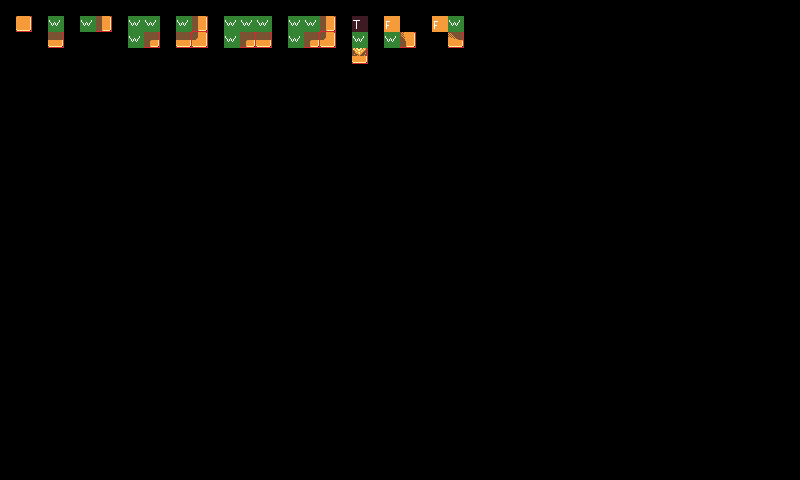

This game map was drawn from its Tiled (.tmx) file and the tilesets committed beside it. A one-line description and the full map source follow:
An orthogonal 50x30 tile map with 16x16 px tiles, 2 tile layers (input_prototype, output_base).

<map version="1.10" tiledversion="1.10.2" orientation="orthogonal" renderorder="right-down" width="50" height="30" tilewidth="16" tileheight="16" infinite="0" nextlayerid="3" nextobjectid="1">
 <tileset firstgid="1" source="../HiddenJungle_TSX.tsx" />
 <layer id="1" name="input_prototype" width="50" height="30">
  <data encoding="csv">
0,0,0,0,0,0,0,0,0,0,0,0,0,0,0,0,0,0,0,0,0,0,0,0,0,0,0,0,0,0,0,0,0,0,0,0,0,0,0,0,0,0,0,0,0,0,0,0,0,0,
0,101,0,98,0,98,101,0,98,98,0,98,101,0,98,98,98,0,98,98,101,0,104,0,101,0,0,101,98,0,0,0,0,0,0,0,0,0,0,0,0,0,0,0,0,0,0,0,0,0,
0,0,0,101,0,0,0,0,98,101,0,101,101,0,98,101,101,0,98,101,101,0,98,0,98,101,0,0,101,0,0,0,0,0,0,0,0,0,0,0,0,0,0,0,0,0,0,0,0,0,
0,0,0,0,0,0,0,0,0,0,0,0,0,0,0,0,0,0,0,0,0,0,101,0,0,0,0,0,0,0,0,0,0,0,0,0,0,0,0,0,0,0,0,0,0,0,0,0,0,0,
0,0,0,0,0,0,0,0,0,0,0,0,0,0,0,0,0,0,0,0,0,0,0,0,0,0,0,0,0,0,0,0,0,0,0,0,0,0,0,0,0,0,0,0,0,0,0,0,0,0,
0,0,0,0,0,0,0,0,0,0,0,0,0,0,0,0,0,0,0,0,0,0,0,0,0,0,0,0,0,0,0,0,0,0,0,0,0,0,0,0,0,0,0,0,0,0,0,0,0,0,
0,0,0,0,0,0,0,0,0,0,0,0,0,0,0,0,0,0,0,0,0,0,0,0,0,0,0,0,0,0,0,0,0,0,0,0,0,0,0,0,0,0,0,0,0,0,0,0,0,0,
0,0,0,0,0,0,0,0,0,0,0,0,0,0,0,0,0,0,0,0,0,0,0,0,0,0,0,0,0,0,0,0,0,0,0,0,0,0,0,0,0,0,0,0,0,0,0,0,0,0,
0,0,0,0,0,0,0,0,0,0,0,0,0,0,0,0,0,0,0,0,0,0,0,0,0,0,0,0,0,0,0,0,0,0,0,0,0,0,0,0,0,0,0,0,0,0,0,0,0,0,
0,0,0,0,0,0,0,0,0,0,0,0,0,0,0,0,0,0,0,0,0,0,0,0,0,0,0,0,0,0,0,0,0,0,0,0,0,0,0,0,0,0,0,0,0,0,0,0,0,0,
0,0,0,0,0,0,0,0,0,0,0,0,0,0,0,0,0,0,0,0,0,0,0,0,0,0,0,0,0,0,0,0,0,0,0,0,0,0,0,0,0,0,0,0,0,0,0,0,0,0,
0,0,0,0,0,0,0,0,0,0,0,0,0,0,0,0,0,0,0,0,0,0,0,0,0,0,0,0,0,0,0,0,0,0,0,0,0,0,0,0,0,0,0,0,0,0,0,0,0,0,
0,0,0,0,0,0,0,0,0,0,0,0,0,0,0,0,0,0,0,0,0,0,0,0,0,0,0,0,0,0,0,0,0,0,0,0,0,0,0,0,0,0,0,0,0,0,0,0,0,0,
0,0,0,0,0,0,0,0,0,0,0,0,0,0,0,0,0,0,0,0,0,0,0,0,0,0,0,0,0,0,0,0,0,0,0,0,0,0,0,0,0,0,0,0,0,0,0,0,0,0,
0,0,0,0,0,0,0,0,0,0,0,0,0,0,0,0,0,0,0,0,0,0,0,0,0,0,0,0,0,0,0,0,0,0,0,0,0,0,0,0,0,0,0,0,0,0,0,0,0,0,
0,0,0,0,0,0,0,0,0,0,0,0,0,0,0,0,0,0,0,0,0,0,0,0,0,0,0,0,0,0,0,0,0,0,0,0,0,0,0,0,0,0,0,0,0,0,0,0,0,0,
0,0,0,0,0,0,0,0,0,0,0,0,0,0,0,0,0,0,0,0,0,0,0,0,0,0,0,0,0,0,0,0,0,0,0,0,0,0,0,0,0,0,0,0,0,0,0,0,0,0,
0,0,0,0,0,0,0,0,0,0,0,0,0,0,0,0,0,0,0,0,0,0,0,0,0,0,0,0,0,0,0,0,0,0,0,0,0,0,0,0,0,0,0,0,0,0,0,0,0,0,
0,0,0,0,0,0,0,0,0,0,0,0,0,0,0,0,0,0,0,0,0,0,0,0,0,0,0,0,0,0,0,0,0,0,0,0,0,0,0,0,0,0,0,0,0,0,0,0,0,0,
0,0,0,0,0,0,0,0,0,0,0,0,0,0,0,0,0,0,0,0,0,0,0,0,0,0,0,0,0,0,0,0,0,0,0,0,0,0,0,0,0,0,0,0,0,0,0,0,0,0,
0,0,0,0,0,0,0,0,0,0,0,0,0,0,0,0,0,0,0,0,0,0,0,0,0,0,0,0,0,0,0,0,0,0,0,0,0,0,0,0,0,0,0,0,0,0,0,0,0,0,
0,0,0,0,0,0,0,0,0,0,0,0,0,0,0,0,0,0,0,0,0,0,0,0,0,0,0,0,0,0,0,0,0,0,0,0,0,0,0,0,0,0,0,0,0,0,0,0,0,0,
0,0,0,0,0,0,0,0,0,0,0,0,0,0,0,0,0,0,0,0,0,0,0,0,0,0,0,0,0,0,0,0,0,0,0,0,0,0,0,0,0,0,0,0,0,0,0,0,0,0,
0,0,0,0,0,0,0,0,0,0,0,0,0,0,0,0,0,0,0,0,0,0,0,0,0,0,0,0,0,0,0,0,0,0,0,0,0,0,0,0,0,0,0,0,0,0,0,0,0,0,
0,0,0,0,0,0,0,0,0,0,0,0,0,0,0,0,0,0,0,0,0,0,0,0,0,0,0,0,0,0,0,0,0,0,0,0,0,0,0,0,0,0,0,0,0,0,0,0,0,0,
0,0,0,0,0,0,0,0,0,0,0,0,0,0,0,0,0,0,0,0,0,0,0,0,0,0,0,0,0,0,0,0,0,0,0,0,0,0,0,0,0,0,0,0,0,0,0,0,0,0,
0,0,0,0,0,0,0,0,0,0,0,0,0,0,0,0,0,0,0,0,0,0,0,0,0,0,0,0,0,0,0,0,0,0,0,0,0,0,0,0,0,0,0,0,0,0,0,0,0,0,
0,0,0,0,0,0,0,0,0,0,0,0,0,0,0,0,0,0,0,0,0,0,0,0,0,0,0,0,0,0,0,0,0,0,0,0,0,0,0,0,0,0,0,0,0,0,0,0,0,0,
0,0,0,0,0,0,0,0,0,0,0,0,0,0,0,0,0,0,0,0,0,0,0,0,0,0,0,0,0,0,0,0,0,0,0,0,0,0,0,0,0,0,0,0,0,0,0,0,0,0,
0,0,0,0,0,0,0,0,0,0,0,0,0,0,0,0,0,0,0,0,0,0,0,0,0,0,0,0,0,0,0,0,0,0,0,0,0,0,0,0,0,0,0,0,0,0,0,0,0,0
</data>
 </layer>
 <layer id="2" name="output_base" width="50" height="30">
  <data encoding="csv">
0,0,0,0,0,0,0,0,0,0,0,0,0,0,0,0,0,0,0,0,0,0,0,0,0,0,0,0,0,0,0,0,0,0,0,0,0,0,0,0,0,0,0,0,0,0,0,0,0,0,
0,37,0,0,0,0,55,0,0,0,0,0,55,0,0,0,0,0,0,0,55,0,0,0,0,0,0,0,0,0,0,0,0,0,0,0,0,0,0,0,0,0,0,0,0,0,0,0,0,0,
0,0,0,24,0,0,0,0,0,39,0,24,71,0,0,39,24,0,0,39,71,0,0,0,0,85,0,0,87,0,0,0,0,0,0,0,0,0,0,0,0,0,0,0,0,0,0,0,0,0,
0,0,0,0,0,0,0,0,0,0,0,0,0,0,0,0,0,0,0,0,0,0,23,0,0,0,0,0,0,0,0,0,0,0,0,0,0,0,0,0,0,0,0,0,0,0,0,0,0,0,
0,0,0,0,0,0,0,0,0,0,0,0,0,0,0,0,0,0,0,0,0,0,0,0,0,0,0,0,0,0,0,0,0,0,0,0,0,0,0,0,0,0,0,0,0,0,0,0,0,0,
0,0,0,0,0,0,0,0,0,0,0,0,0,0,0,0,0,0,0,0,0,0,0,0,0,0,0,0,0,0,0,0,0,0,0,0,0,0,0,0,0,0,0,0,0,0,0,0,0,0,
0,0,0,0,0,0,0,0,0,0,0,0,0,0,0,0,0,0,0,0,0,0,0,0,0,0,0,0,0,0,0,0,0,0,0,0,0,0,0,0,0,0,0,0,0,0,0,0,0,0,
0,0,0,0,0,0,0,0,0,0,0,0,0,0,0,0,0,0,0,0,0,0,0,0,0,0,0,0,0,0,0,0,0,0,0,0,0,0,0,0,0,0,0,0,0,0,0,0,0,0,
0,0,0,0,0,0,0,0,0,0,0,0,0,0,0,0,0,0,0,0,0,0,0,0,0,0,0,0,0,0,0,0,0,0,0,0,0,0,0,0,0,0,0,0,0,0,0,0,0,0,
0,0,0,0,0,0,0,0,0,0,0,0,0,0,0,0,0,0,0,0,0,0,0,0,0,0,0,0,0,0,0,0,0,0,0,0,0,0,0,0,0,0,0,0,0,0,0,0,0,0,
0,0,0,0,0,0,0,0,0,0,0,0,0,0,0,0,0,0,0,0,0,0,0,0,0,0,0,0,0,0,0,0,0,0,0,0,0,0,0,0,0,0,0,0,0,0,0,0,0,0,
0,0,0,0,0,0,0,0,0,0,0,0,0,0,0,0,0,0,0,0,0,0,0,0,0,0,0,0,0,0,0,0,0,0,0,0,0,0,0,0,0,0,0,0,0,0,0,0,0,0,
0,0,0,0,0,0,0,0,0,0,0,0,0,0,0,0,0,0,0,0,0,0,0,0,0,0,0,0,0,0,0,0,0,0,0,0,0,0,0,0,0,0,0,0,0,0,0,0,0,0,
0,0,0,0,0,0,0,0,0,0,0,0,0,0,0,0,0,0,0,0,0,0,0,0,0,0,0,0,0,0,0,0,0,0,0,0,0,0,0,0,0,0,0,0,0,0,0,0,0,0,
0,0,0,0,0,0,0,0,0,0,0,0,0,0,0,0,0,0,0,0,0,0,0,0,0,0,0,0,0,0,0,0,0,0,0,0,0,0,0,0,0,0,0,0,0,0,0,0,0,0,
0,0,0,0,0,0,0,0,0,0,0,0,0,0,0,0,0,0,0,0,0,0,0,0,0,0,0,0,0,0,0,0,0,0,0,0,0,0,0,0,0,0,0,0,0,0,0,0,0,0,
0,0,0,0,0,0,0,0,0,0,0,0,0,0,0,0,0,0,0,0,0,0,0,0,0,0,0,0,0,0,0,0,0,0,0,0,0,0,0,0,0,0,0,0,0,0,0,0,0,0,
0,0,0,0,0,0,0,0,0,0,0,0,0,0,0,0,0,0,0,0,0,0,0,0,0,0,0,0,0,0,0,0,0,0,0,0,0,0,0,0,0,0,0,0,0,0,0,0,0,0,
0,0,0,0,0,0,0,0,0,0,0,0,0,0,0,0,0,0,0,0,0,0,0,0,0,0,0,0,0,0,0,0,0,0,0,0,0,0,0,0,0,0,0,0,0,0,0,0,0,0,
0,0,0,0,0,0,0,0,0,0,0,0,0,0,0,0,0,0,0,0,0,0,0,0,0,0,0,0,0,0,0,0,0,0,0,0,0,0,0,0,0,0,0,0,0,0,0,0,0,0,
0,0,0,0,0,0,0,0,0,0,0,0,0,0,0,0,0,0,0,0,0,0,0,0,0,0,0,0,0,0,0,0,0,0,0,0,0,0,0,0,0,0,0,0,0,0,0,0,0,0,
0,0,0,0,0,0,0,0,0,0,0,0,0,0,0,0,0,0,0,0,0,0,0,0,0,0,0,0,0,0,0,0,0,0,0,0,0,0,0,0,0,0,0,0,0,0,0,0,0,0,
0,0,0,0,0,0,0,0,0,0,0,0,0,0,0,0,0,0,0,0,0,0,0,0,0,0,0,0,0,0,0,0,0,0,0,0,0,0,0,0,0,0,0,0,0,0,0,0,0,0,
0,0,0,0,0,0,0,0,0,0,0,0,0,0,0,0,0,0,0,0,0,0,0,0,0,0,0,0,0,0,0,0,0,0,0,0,0,0,0,0,0,0,0,0,0,0,0,0,0,0,
0,0,0,0,0,0,0,0,0,0,0,0,0,0,0,0,0,0,0,0,0,0,0,0,0,0,0,0,0,0,0,0,0,0,0,0,0,0,0,0,0,0,0,0,0,0,0,0,0,0,
0,0,0,0,0,0,0,0,0,0,0,0,0,0,0,0,0,0,0,0,0,0,0,0,0,0,0,0,0,0,0,0,0,0,0,0,0,0,0,0,0,0,0,0,0,0,0,0,0,0,
0,0,0,0,0,0,0,0,0,0,0,0,0,0,0,0,0,0,0,0,0,0,0,0,0,0,0,0,0,0,0,0,0,0,0,0,0,0,0,0,0,0,0,0,0,0,0,0,0,0,
0,0,0,0,0,0,0,0,0,0,0,0,0,0,0,0,0,0,0,0,0,0,0,0,0,0,0,0,0,0,0,0,0,0,0,0,0,0,0,0,0,0,0,0,0,0,0,0,0,0,
0,0,0,0,0,0,0,0,0,0,0,0,0,0,0,0,0,0,0,0,0,0,0,0,0,0,0,0,0,0,0,0,0,0,0,0,0,0,0,0,0,0,0,0,0,0,0,0,0,0,
0,0,0,0,0,0,0,0,0,0,0,0,0,0,0,0,0,0,0,0,0,0,0,0,0,0,0,0,0,0,0,0,0,0,0,0,0,0,0,0,0,0,0,0,0,0,0,0,0,0
</data>
 </layer>
</map>
